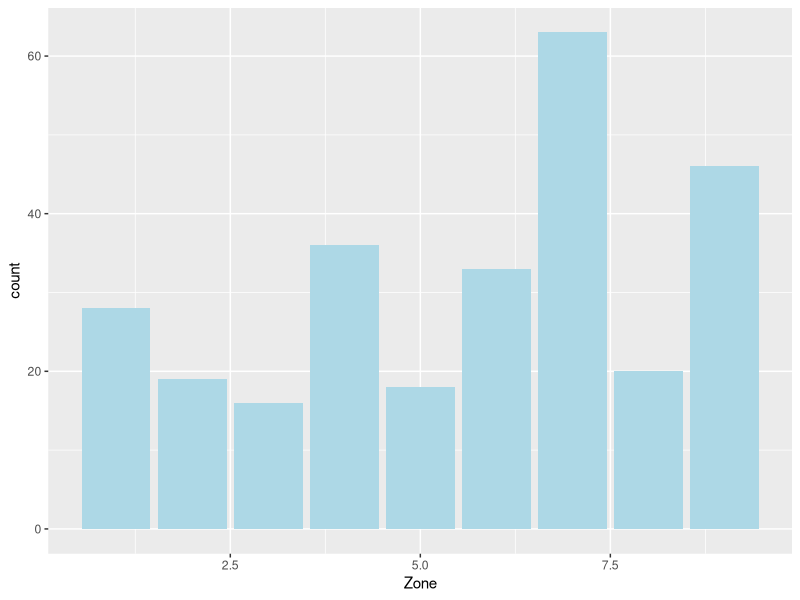
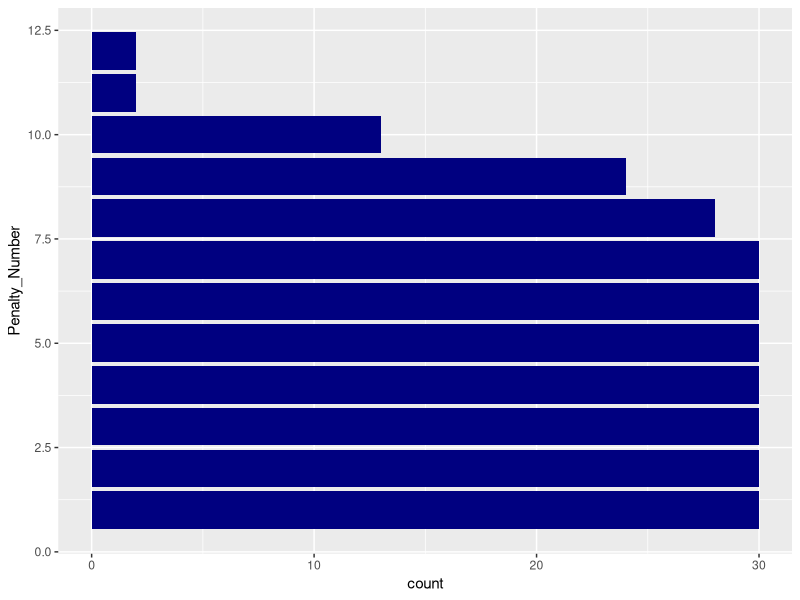
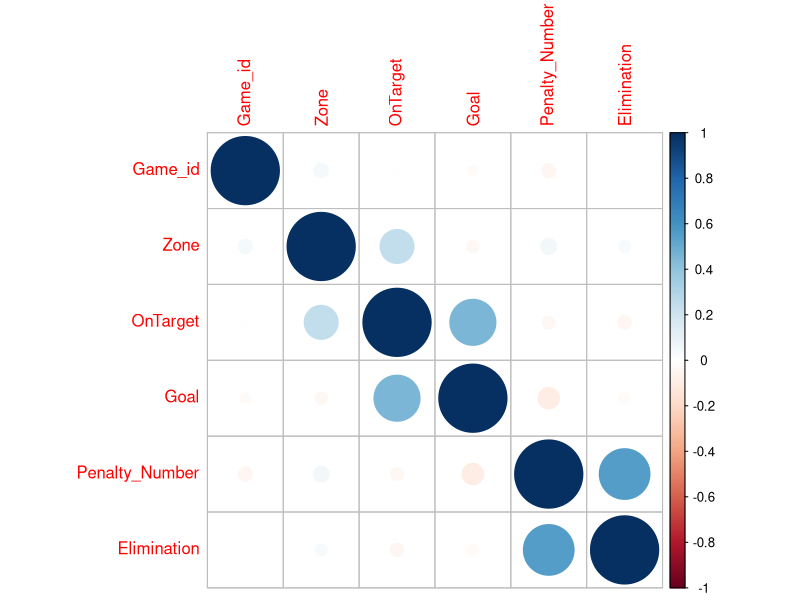

These figures' R source, in order:
## ---- chunk 1
library(ggplot2)
library(vroom)
library(tidyverse)
## ---- chunk 2
Soccer_data <- vroom("WorldCupShootouts.csv")
summary(Soccer_data)
head(Soccer_data)
## ---- chunk 3
Soccer_data <- Soccer_data %>%
  filter(is.finite(Zone)) 
ggplot(data = Soccer_data) + geom_bar(mapping = aes(x = Zone), fill = "lightblue") 
ggplot(data = Soccer_data) + geom_bar(mapping = aes(y = Penalty_Number), fill = "navyblue")
## ---- chunk 4
numeric_data <- Soccer_data %>%
  select(where(is.numeric))

library(corrplot)
cor_matrix <- cor(numeric_data)
corrplot(cor_matrix)
